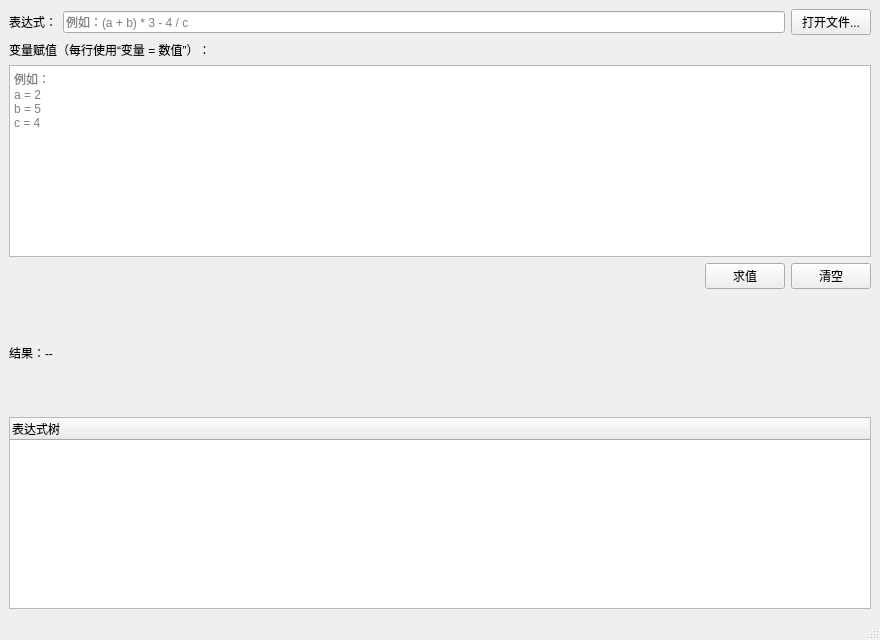
<?xml version="1.0" encoding="UTF-8"?>
<ui version="4.0">
 <class>MainWindow</class>
 <widget class="QMainWindow" name="MainWindow">
  <property name="geometry">
   <rect>
    <x>0</x>
    <y>0</y>
    <width>880</width>
    <height>640</height>
   </rect>
  </property>
  <property name="windowTitle">
   <string>算术表达式求值器</string>
  </property>
  <widget class="QWidget" name="centralwidget">
   <layout class="QVBoxLayout" name="verticalLayout" stretch="0,0,0,0,1">
    <item>
     <layout class="QHBoxLayout" name="expressionLayout">
      <item>
       <widget class="QLabel" name="expressionLabel">
        <property name="text">
         <string>表达式：</string>
        </property>
       </widget>
      </item>
      <item>
       <widget class="QLineEdit" name="expressionLineEdit">
        <property name="placeholderText">
         <string>例如：(a + b) * 3 - 4 / c</string>
        </property>
       </widget>
      </item>
      <item>
       <widget class="QPushButton" name="openButton">
        <property name="text">
         <string>打开文件...</string>
        </property>
       </widget>
      </item>
     </layout>
    </item>
    <item>
     <widget class="QLabel" name="assignmentLabel">
      <property name="text">
       <string>变量赋值（每行使用“变量 = 数值”）：</string>
      </property>
     </widget>
    </item>
    <item>
     <widget class="QPlainTextEdit" name="assignmentEdit">
      <property name="placeholderText">
       <string>例如：
a = 2
b = 5
c = 4</string>
      </property>
     </widget>
    </item>
    <item>
     <layout class="QHBoxLayout" name="buttonLayout">
      <item>
       <spacer name="horizontalSpacer">
        <property name="orientation">
         <enum>Qt::Horizontal</enum>
        </property>
        <property name="sizeHint" stdset="0">
         <size>
          <width>40</width>
          <height>20</height>
         </size>
        </property>
       </spacer>
      </item>
      <item>
       <widget class="QPushButton" name="evaluateButton">
        <property name="text">
         <string>求值</string>
        </property>
       </widget>
      </item>
      <item>
       <widget class="QPushButton" name="clearButton">
        <property name="text">
         <string>清空</string>
        </property>
       </widget>
      </item>
     </layout>
    </item>
    <item>
     <widget class="QLabel" name="resultLabel">
      <property name="text">
       <string>结果：--</string>
      </property>
     </widget>
    </item>
    <item>
     <widget class="QTreeWidget" name="treeWidget">
      <column>
       <property name="text">
        <string>表达式树</string>
       </property>
      </column>
     </widget>
    </item>
   </layout>
  </widget>
  <widget class="QMenuBar" name="menubar">
   <property name="geometry">
    <rect>
     <x>0</x>
     <y>0</y>
     <width>880</width>
     <height>22</height>
    </rect>
   </property>
  </widget>
  <widget class="QStatusBar" name="statusbar"/>
 </widget>
 <resources/>
 <connections/>
</ui>
